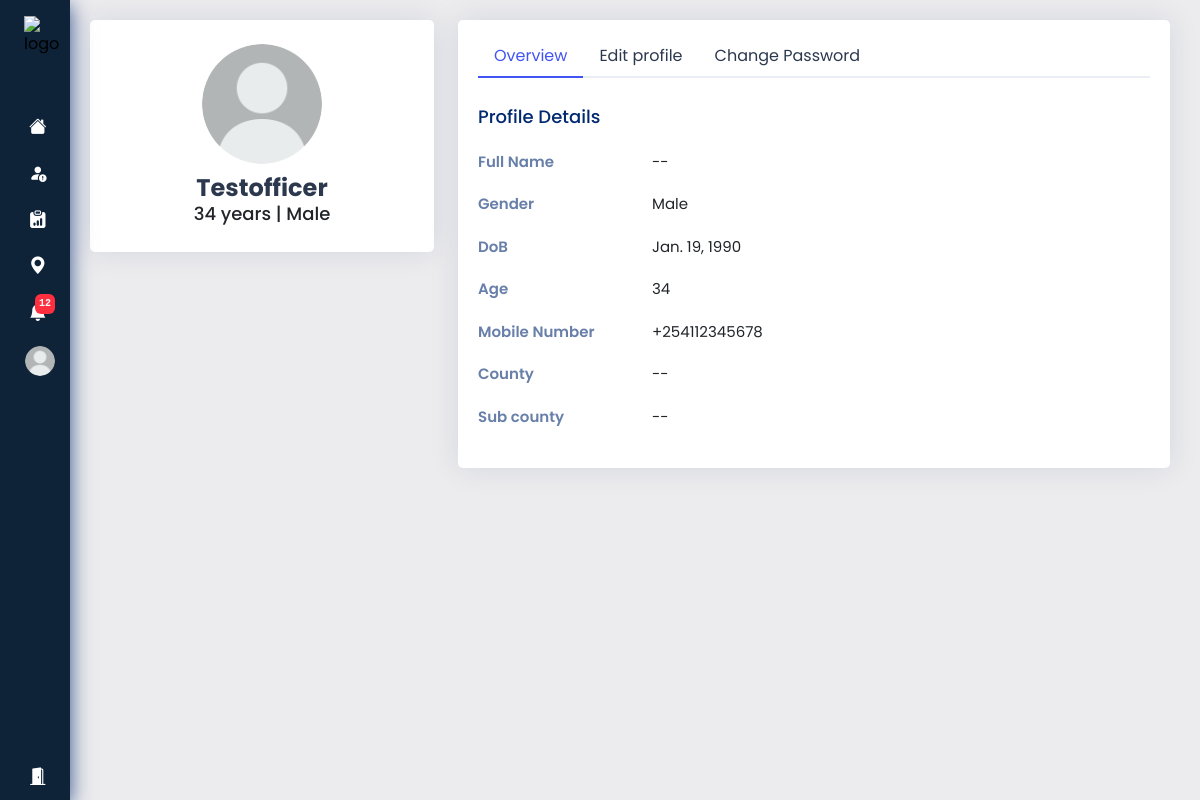
Screenshot of /auth/profile/ (signed in) with the database file from the repository.
### accounts/models.py (models this page shows, shortened)
class User(AbstractUser):
    id = models.CharField(max_length=30, primary_key=True, unique=True, editable=False)
    email = models.EmailField(unique=True, blank=False)
    gender = models.CharField(max_length=7, blank=False)
    mobile_no = PhoneNumberField(blank=False, db_column='Mobile No.')
    dob = models.DateField(null=True, blank=False, db_column='DoB')
    age = models.PositiveIntegerField(default=0, editable=False)
    national_id = models.PositiveBigIntegerField(blank=False, default=0, db_column='ID no.')
    county = models.CharField(max_length=30, blank=False)
    sub_county = models.CharField(max_length=30, blank=False)
    profile_pic = models.ImageField(upload_to=users_img_directory, default='default.png')
    is_officer = models.BooleanField(default=False)
    is_roadsafetystaff = models.BooleanField(default=False)
    date_updated = models.DateTimeField(auto_now=True)
    REQUIRED_FIELDS = ['username']
    USERNAME_FIELD = 'email'
    class Meta:
        ordering = ['username']

### accounts/views.py (the view, shortened to what this page needs)
# urls.py: path('profile/', views.UserProfileView.as_view(), name='user_profile'),
@method_decorator(login_required(login_url='login'), name='get')
@method_decorator(user_passes_test(lambda user: user.is_staff is False and user.is_superuser is False), name='get')
class UserProfileView(View):
    form_class = EditProfileForm
    template_name = 'accounts/profile.html'
    def get(self, request, *args, **kwargs):
        form_class = self.form_class(instance=request.user)
        password_change_form = PasswordChangeForm(request.user)
        context = {
            'EditProfileForm': form_class,
            'ChangePasswordForm': password_change_form,
        }
        return render(request, self.template_name, context)

### templates/accounts/profile.html (shortened to what this page needs)
{% extends 'core/base.html' %}{% block title %}Profile page{% endblock %}
{% load static %}
{% load crispy_forms_tags %}{% load widget_tweaks %}
	{% block content %}
	<main id="main" class="main">
		<section class="section profile">
			<div class="row">
				<div class="col-xl-4">
					<div class="card">
						<div class="card-body profile-card pt-4 d-flex flex-column align-items-center">
							<img src="{{ request.user.profile_pic.url }}" alt="Profile" class="rounded-circle">
							<h2>{{ request.user.username|title }}</h2>
							<h3>{{ request.user.age }} years | {{ request.user.gender|default:" -- " }}</h3>
						</div>
					</div>
				</div>
				<div class="col-xl-8">
					{% include 'toasts.html' %}
					<div class="card">
						<div class="card-body pt-3">
							<ul class="nav nav-tabs nav-tabs-bordered">
								<li class="nav-item">
									<button class="nav-link active" data-bs-toggle="tab" data-bs-target="#profile-overview">Overview</button>
								</li>
								<li class="nav-item">
									<button class="nav-link" data-bs-toggle="tab" data-bs-target="#profile-edit">Edit profile</button>
								</li>
								<li class="nav-item">
									<button class="nav-link" data-bs-toggle="tab" data-bs-target="#profile-change-password">Change Password</button>
								</li>
							</ul>
							<div class="tab-content pt-2">
								<div class="tab-pane fade show active profile-overview" id="profile-overview">
									<h5 class="card-title">Profile Details</h5>
									<div class="row">
										<div class="col-xl-3 col-lg-4 label">Full Name</div>
										<div class="col-xl-9 col-lg-8">{{ request.user.first_name|title|default:" -- " }} {{ request.user.last_name|title }}</div>
									</div>
									<div class="row">
										<div class="col-xl-3 col-lg-4 label">Gender</div>
										<div class="col-xl-9 col-lg-8">{{ request.user.gender|default:" -- " }}</div>
									</div>
									<div class="row">
										<div class="col-xl-3 col-lg-4 label">DoB</div>
										<div class="col-xl-9 col-lg-8">{{ request.user.dob|default:" -- " }}</div>
									</div>
									<div class="row">
										<div class="col-xl-3 col-lg-4 label">Age</div>
										<div class="col-xl-9 col-lg-8">{{ request.user.age|default:"0" }}</div>
									</div>
									<div class="row">
										<div class="col-xl-3 col-lg-4 label">Mobile Number</div>
										<div class="col-xl-9 col-lg-8">{{ request.user.mobile_no|default:" -- " }}</div>
									</div>
									<div class="row">
										<div class="col-xl-3 col-lg-4 label">County</div>
										<div class="col-xl-9 col-lg-8">{{ request.user.county|default:" -- " }}</div>
									</div>
									<div class="row">
										<div class="col-xl-3 col-lg-4 label">Sub county</div>
										<div class="col-xl-9 col-lg-8">{{ request.user.sub_county|default:" -- " }}</div>
									</div>
								</div>
							</div>
						</div>
					</div>
				</div>
			</div>
		</section>
	</main>
	{% endblock %}

### templates/core/base.html (shortened to what this page needs)
{% load static %}
<!DOCTYPE html>
<html lang="en">
<head>
    <link href="https://cdn.jsdelivr.net/npm/bootstrap@5.3.2/dist/css/bootstrap.min.css" rel="stylesheet">
    <link rel="stylesheet" href="https://cdn.jsdelivr.net/npm/bootstrap-icons@1.11.3/font/bootstrap-icons.min.css">
    <link href="{% static 'vendor/simple-datatables/style.css' %}" rel="stylesheet">
    <link rel="stylesheet" href="{% static 'css/styles.css' %}">
</head>
<body>
    <div id="wrapper" class="wrapper">
        <aside id="sidebar">
            <div class="d-flex">
                <button class="toggle-sidebar-btn" type="button" data-bs-toggle="tooltip" data-bs-placement="right" data-bs-title="Click to toggle side menu">
                    <img src="{% static 'img/logo.png' %}" height="30px" alt="logo">
                </button>
            </div>
            <ul class="sidebar-nav">
                <li class="sidebar-item">
                    <a hx-get="{% url 'homepage' %}" hx-trigger="click" hx-push-url="{% url 'homepage' %}" hx-swap="outerHTML" hx-target="#wrapper" data-bs-toggle="tooltip" data-bs-placement="right" data-bs-title="Homepage" class="sidebar-link">
                        <i class="bi-house-fill"></i>
                    </a>
                </li>
                {% if request.user.is_officer is True %}
                <li class="sidebar-item">
                    <a hx-get="{% url 'wanted_suspects' %}" hx-trigger="click" hx-push-url="{% url 'wanted_suspects' %}" hx-target="#wrapper" hx-swap="outerHTML" data-bs-toggle="tooltip" data-bs-placement="right" data-bs-title="Wanted suspects" class="sidebar-link">
                        <i class="bi-person-fill-exclamation"></i>
                    </a>
                </li>
                {% endif %}
                <li class="sidebar-item">
                    <a hx-get="{% url 'reported_incidents' %}" hx-trigger="click" hx-push-url="{% url 'reported_incidents' %}" hx-swap="outerHTML" hx-target="#wrapper" data-bs-toggle="tooltip" data-bs-placement="right" data-bs-title="Reported incidents" class="sidebar-link">
                        <i class="bi-clipboard-data-fill"></i>
                    </a>
                </li>
                <li class="sidebar-item">
                    <a  hx-get="{% url 'geo_map' %}" hx-trigger="click" hx-push-url="{% url 'geo_map' %}" hx-target="#wrapper"  hx-swap="outerHTML"  data-bs-toggle="tooltip" data-bs-placement="right" data-bs-title="Map" class="sidebar-link">
                        <i class="bi-geo-alt-fill"></i>
                    </a>
                </li>
                <li class="sidebar-item">
                    <a href="" data-bs-toggle="tooltip" data-bs-placement="right" data-bs-title="Notifications" class="sidebar-link">
                        <i class="bi-bell-fill"><span class="badge">12</span></i>
                    </a>
                </li>
                <li class="sidebar-item">
                    <a hx-get="{% url 'user_profile' %}" hx-trigger="click" hx-push-url="{% url 'user_profile' %}" hx-target="#wrapper" hx-swap="outerHTML" data-bs-toggle="tooltip" data-bs-placement="right" data-bs-title="Profile" class="sidebar-link">
                        <img src="{{ request.user.profile_pic.url }}" height="30px" width="30px" alt="profile" class="rounded-circle">
                    </a>
                </li>
            </ul>
            <div class="sidebar-footer">
                <a hx-post="{% url 'logout_user' %}" hx-trigger="click" hx-swap="outerHTML" hx-push-url="{% url 'login' %}" hx-headers='{"X-CSRFToken": "{{ csrf_token }}"}' hx-target="#wrapper" data-bs-toggle="tooltip" data-bs-placement="right" data-bs-title="Logout" class="sidebar-link">
                    <i class="bi-door-open-fill"></i>
                </a>
            </div>
        </aside>
        {% block content %}
        {% endblock %}
    </div>
</body>
</html>

### templates/toasts.html (shortened to what this page needs)
<div class="position-relative">
    <div class="toast-container position-fixed top-0 end-0 p-2 mx-2">
    </div>
</div>

### static/css/styles.css (style rules this page uses)
:root { scroll-behavior: smooth; }
a { text-decoration: none; cursor: pointer; }
li { list-style: none; }
body { font-family: 'Poppins', sans-serif; }
.wrapper { display: flex; }
.main { min-height: 100vh; width: 100%; overflow: hidden; transition: all 0.35s ease-in-out; background-color: #ececee; margin-left: 5%; }
#main { padding: 20px 30px; transition: all 0.3s; }
.card { margin-bottom: 30px; border: none; border-radius: 5px; box-shadow: 0px 0 30px rgba(1, 41, 112, 0.1); }
.card-title { padding: 20px 0 15px 0; font-size: 18px; font-weight: 500; color: #012970; font-family: "Poppins", sans-serif; }
.card-body { padding: 0 20px 20px 20px; }
.nav-tabs-bordered { border-bottom: 2px solid #ebeef4; }
.nav-tabs-bordered .nav-link { margin-bottom: -2px; border: none; color: #2c384e; }
.nav-tabs-bordered .nav-link.active { background-color: #fff; color: #4154f1; border-bottom: 2px solid #4154f1; }
#sidebar { width: 70px; min-width: 70px; z-index: 1000; transition: all .25s ease-in-out; background-color: #0e2238; overflow-y: auto; overflow-x: hidden; scrollbar-width: thin; scrollbar-color: #aab7cf transparent; display: flex; flex-direction: column; position: fixed; height: 100%; box-shadow: 0px 5px 20px rgba(1, 41, 112, 0.8); }
.toggle-sidebar-btn { background-color: transparent; cursor: pointer; border: 0; padding: 1rem 1.5rem; }
#sidebar:not(.expand) .sidebar-logo, #sidebar:not(.expand) a.sidebar-link span { display: none; }
.sidebar-nav { padding: 2rem 0; flex: 1 1 auto; }
a.sidebar-link { padding: .625rem 1.625rem; color: #FFF; display: block; font-size: 0.9rem; white-space: nowrap; border-left: 3px solid transparent; }
.sidebar-link i { font-size: 1.1rem; margin-right: .75rem; }
.sidebar-item { position: relative; }
#sidebar .sidebar-item .sidebar-link i > .badge { display: grid; place-items: center; height: 20px; padding: 0 4px; position: absolute; top: 4px; right: 15px; background: #ff2f40; color: #f9f9f9; font: normal 600 10px monospace; }
#sidebar .sidebar-item .sidebar-link img { margin-left: -4px; margin-right: 4px; padding-left: -14px; }
.profile .profile-card img { max-height: 120px; max-width: 120px; }
.profile .profile-card h2 { font-size: 24px; font-weight: 700; color: #2c384e; margin: 10px 0 0 0; }
.profile .profile-card h3 { font-size: 18px; }
.profile .profile-overview .row { margin-bottom: 20px; font-size: 15px; }
.profile .profile-overview .card-title { color: #012970; }
.profile .profile-overview .label { font-weight: 600; color: rgba(1, 41, 112, 0.6); }

### rows the page displays
User: user.profile_pic (placeholder picture), user.username "Testofficer", user.age "34", user.gender "Male", user.first_name "--", user.dob "Jan. 19, 1990", user.mobile_no "+254112345678", user.county "--", user.sub_county "--"
